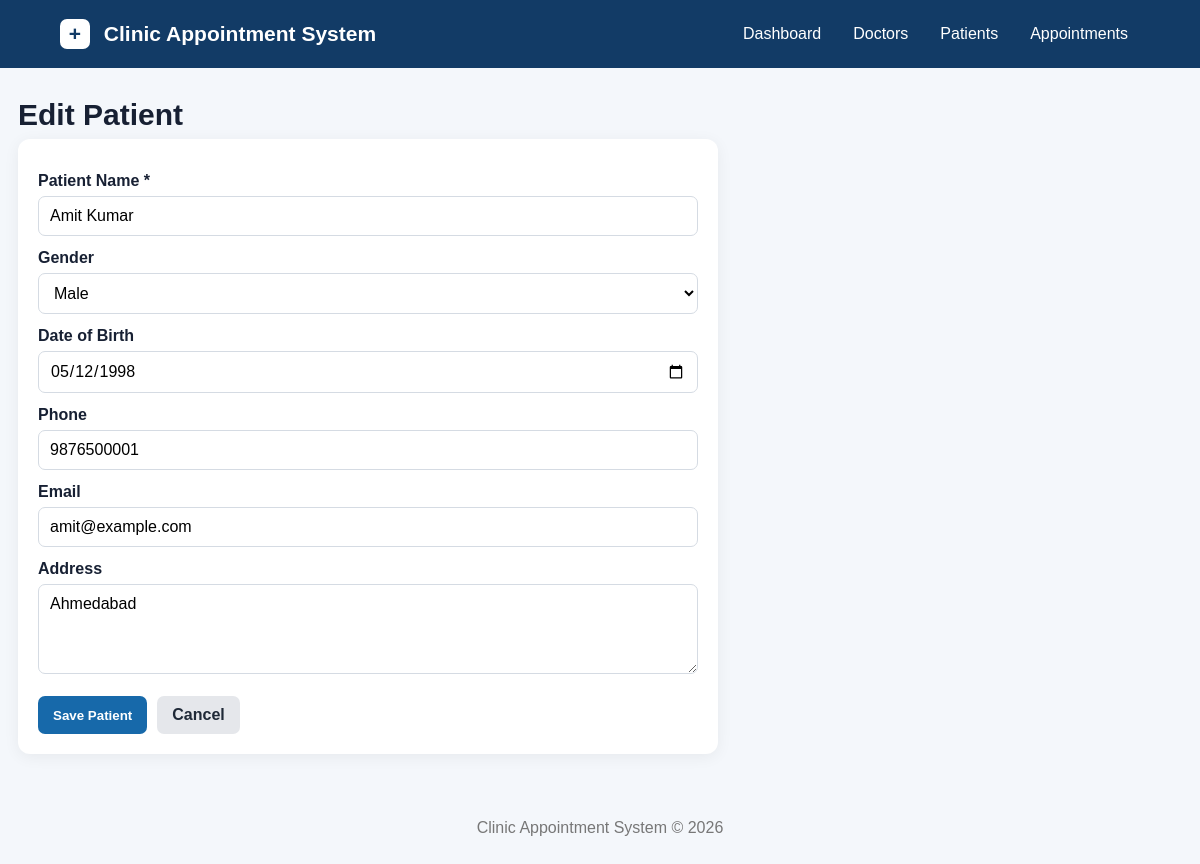
/patient_form.php?id=1, run on the app's committed database.
### tables this page shows
CREATE TABLE patients (
    id INT AUTO_INCREMENT PRIMARY KEY,
    name VARCHAR(100) NOT NULL,
    gender VARCHAR(20),
    dob DATE NULL,
    phone VARCHAR(20),
    email VARCHAR(120),
    address VARCHAR(255),
    created_at TIMESTAMP DEFAULT CURRENT_TIMESTAMP
);

### patient_form.php (the view, shortened to what this page needs)
<?php
require "config.php";
$id=(int)($_GET["id"]??0); $editing=$id>0;
$patient=["name"=>"","gender"=>"","dob"=>"","phone"=>"","email"=>"","address"=>""];
if($editing){$s=$pdo->prepare("SELECT * FROM patients WHERE id=?");$s->execute([$id]);$patient=$s->fetch();if(!$patient)die("Patient not found.");}
$pageTitle=$editing?"Edit Patient":"Register Patient";require "header.php";
?>
<h1><?=$editing?"Edit Patient":"Register New Patient"?></h1>
<div class="card form-card">
<form method="post">
<label>Patient Name *</label><input name="name" required value="<?=htmlspecialchars($patient["name"])?>">
<label>Gender</label><select name="gender"><option value="">Select</option><?php foreach(["Male","Female","Other"] as $g):?><option <?=$patient["gender"]===$g?"selected":""?>><?=$g?></option><?php endforeach;?></select>
<label>Date of Birth</label><input type="date" name="dob" value="<?=htmlspecialchars($patient["dob"])?>">
<label>Phone</label><input name="phone" value="<?=htmlspecialchars($patient["phone"])?>">
<label>Email</label><input type="email" name="email" value="<?=htmlspecialchars($patient["email"])?>">
<label>Address</label><textarea name="address"><?=htmlspecialchars($patient["address"])?></textarea>
<div class="form-actions"><button class="btn">Save Patient</button><a class="btn secondary" href="patients.php">Cancel</a></div>
</form></div>
<?php require "footer.php";?>

### assets/style.css (style rules this page uses)
* { box-sizing:border-box }
body { margin:0;font-family:Arial,Helvetica,sans-serif;background:#f4f7fb;color:#172033 }
h1 { margin:0 0 7px;font-size:30px }
.card { background:#fff;border-radius:12px;padding:20px;box-shadow:0 3px 16px rgba(0,0,0,.06) }
.btn { display:inline-block;border:0;background:#1769aa;color:#fff;text-decoration:none;padding:10px 15px;border-radius:7px;cursor:pointer;font-weight:600 }
.btn.secondary { background:#e5e7eb;color:#1f2937 }
input,select,textarea { width:100%;padding:10px 11px;border:1px solid #d5dbe3;border-radius:7px;background:#fff;font:inherit }
textarea { min-height:90px;resize:vertical }
label { display:block;font-weight:600;margin:13px 0 6px }
.form-card { max-width:700px }
.form-actions { display:flex;gap:10px;margin-top:18px }

### data on the page
patients: name "Amit Kumar", gender "Male", dob "05/12/1998", phone "9876500001", email "amit@example.com", address "Ahmedabad"
